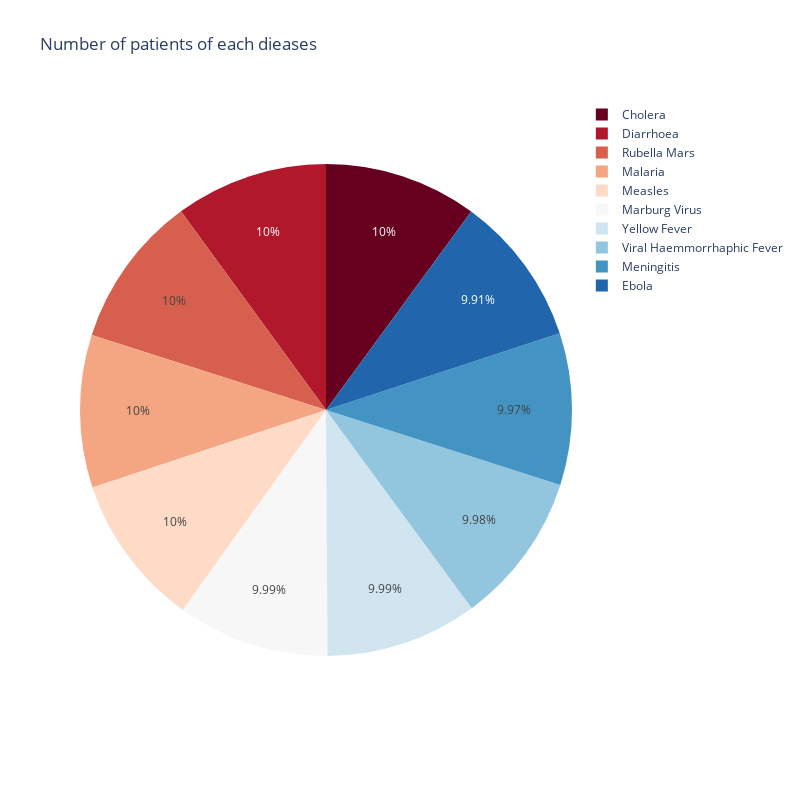

Notebook cell for this chart:
### Markdown cell above
### Data Visualization by Diseases

### Code cell
infectious_data_disease= infectious_data.groupby(['disease'])['id'].count().reset_index(name='Number of Patients').sort_values(by= 'Number of Patients', ascending= False)
infectious_data_state
px.pie(infectious_data_disease, values='Number of Patients', names= 'disease' , title= 'Number of patients of each dieases', 
       width=800 , height=800 , color_discrete_sequence = px.colors.sequential.RdBu)

### Figure 1 — Plotly figure (JSON) as saved in the notebook; plotly's stock layout.template omitted (floating-point values rounded to 4 significant figures)
{"data": [{"domain": {"x": [0, 1], "y": [0, 1]}, "hovertemplate": "disease=%{label}<br>Number of Patients=%{value}<extra></extra>", "labels": ["Cholera", "Diarrhoea", "Rubella Mars", "Malaria", "Measles", "Marburg Virus", "Yellow Fever", "Viral Haemmorrhaphic Fever", "Meningitis", "Ebola"], "legendgroup": "", "name": "", "showlegend": true, "type": "pie", "values": [28589, 28550, 28539, 28535, 28471, 28430, 28428, 28401, 28362, 28179]}], "layout": {"height": 800, "legend": {"tracegroupgap": 0}, "piecolorway": ["rgb(103,0,31)", "rgb(178,24,43)", "rgb(214,96,77)", "rgb(244,165,130)", "rgb(253,219,199)", "rgb(247,247,247)", "rgb(209,229,240)", "rgb(146,197,222)", "rgb(67,147,195)", "rgb(33,102,172)", "rgb(5,48,97)"], "title": {"text": "Number of patients of each dieases"}, "width": 800}}
